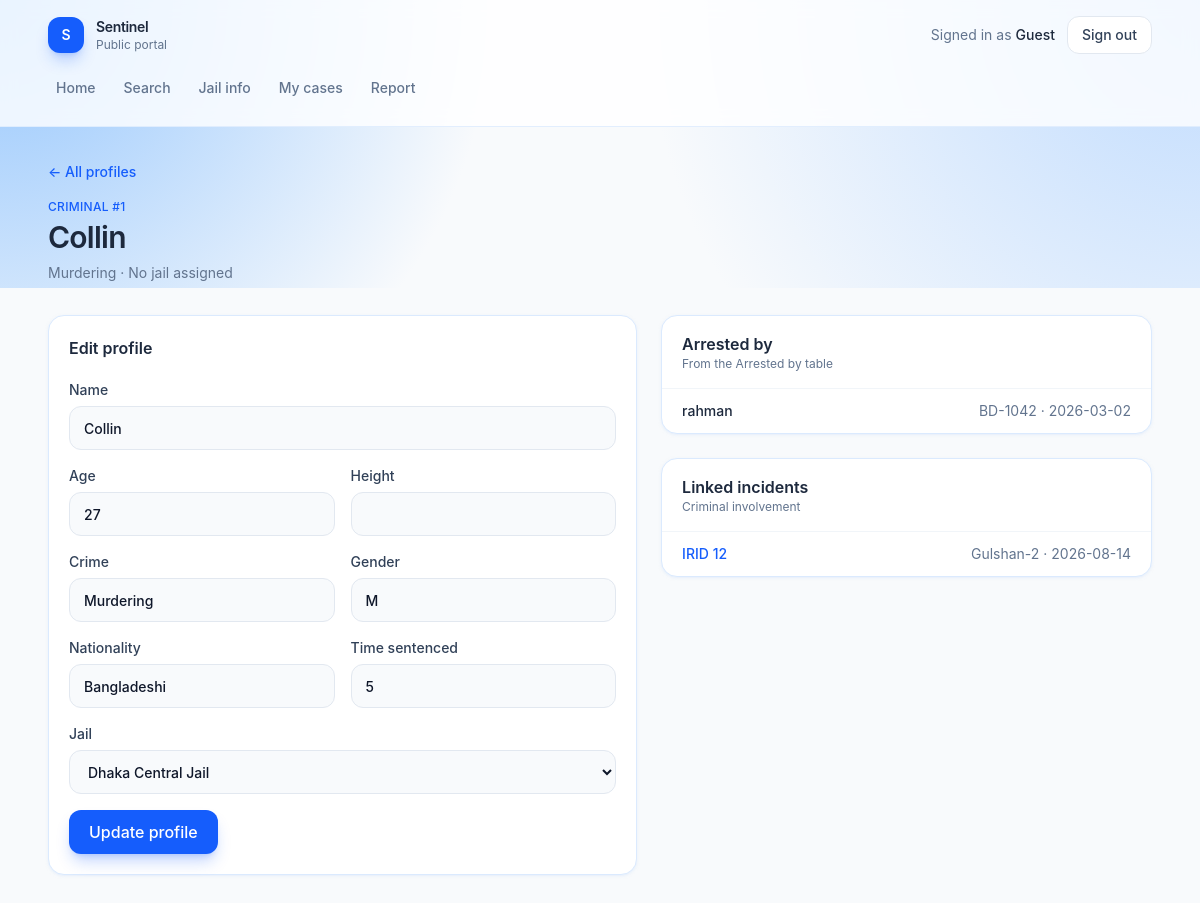
/criminals/1, run on an earlier commit of the app's database.
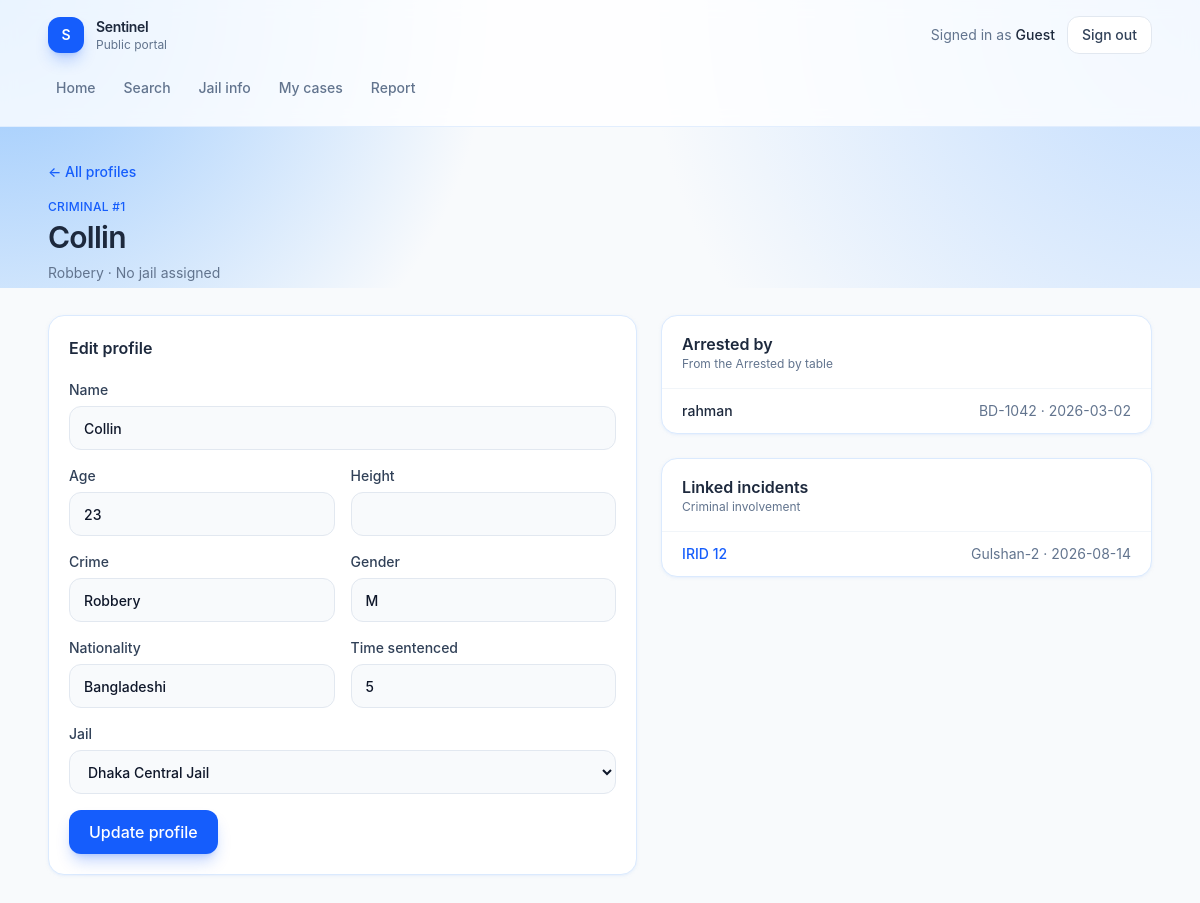
And on a later commit of the database.
### tables this page shows
CREATE TABLE Criminal (
    CID INTEGER PRIMARY KEY,
    Name TEXT NOT NULL,
    Age INTEGER,
    Crime TEXT,
    Height REAL,
    Gender TEXT,
    Nationality TEXT,
    JID INTEGER,
    time_sentenced TEXT,
    FOREIGN KEY (JID) REFERENCES Jail(JID)
);

### app.py (the view, shortened to what this page needs)
@app.route("/criminals/<int:cid>", methods=["GET", "POST"])
def criminal_detail(cid):
    db = get_db()
    if request.method == "GET":
        criminal = db.execute("SELECT * FROM CRIMINAL WHERE CID = ?", (cid,)).fetchone()
        jail = db.execute("SELECT * FROM JAIL WHERE JID = ?", (criminal["JID"],)).fetchone()
        arrest = db.execute("SELECT * FROM 'Arrested By' WHERE CID = ?", (cid,)).fetchall()
        case = db.execute("SELECT * FROM 'Criminal Involvement' WHERE CID = ?", (cid,)).fetchall()
        return render_template("criminal_detail.html", criminal=criminal, jail=jail, arrest=arrest, case=case)

### app.py (called while the page is built)
def get_db():
    if "db" not in g:
        g.db = sqlite3.connect(app.config["DATABASE"])
        g.db.row_factory = sqlite3.Row
    return g.db

### templates/criminal_detail.html (shortened to what the changed rows need)
{% extends "app.html" %}
{% set criminal = criminal if criminal is defined else {
    "CID": 101, "Name": "Karim Uddin", "Age": 31, "Crime": "Theft", "Height": 170,
    "Gender": "M", "Nationality": "Bangladeshi", "JID": 1, "jail_name": "Dhaka Central Jail",
    "time_sentenced": "5 years"
} %}
{% set jails = jails if jails is defined else [{"JID": 1, "Name": "Dhaka Central Jail"}, {"JID": 2, "Name": "Kashimpur Central Jail"}] %}
{% set arrests = arrests if arrests is defined else [{"Date": "2026-03-02", "officer_name": "rahman", "badge_no": "BD-1042"}] %}
{% set cases = cases if cases is defined else [{"IRID": 12, "Date": "2026-08-14", "location": "Gulshan-2"}] %}
{% block page %}
<div class="mb-8">
    <a href="{{ url_for('criminals') }}" class="text-sm font-medium text-blue-600 hover:text-blue-700">← All profiles</a>
    <p class="mt-4 text-xs font-medium uppercase tracking-wide text-blue-600">Criminal #{{ criminal.CID }}</p>
    <h1 class="mt-1 text-3xl font-semibold tracking-tight text-slate-800">{{ criminal.Name }}</h1>
    <p class="mt-2 text-sm text-slate-500">{{ criminal.Crime or "Unspecified crime" }} · {{ criminal.jail_name or "No jail assigned" }}</p>
</div>
<div class="grid gap-6 lg:grid-cols-[minmax(0,1.2fr)_minmax(0,1fr)]">
    <article class="rounded-2xl border border-blue-100 bg-white p-5 shadow-sm shadow-blue-100/50">
        <h2 class="font-semibold text-slate-800">Edit profile</h2>
        <form action="{{ url_for('criminal_detail', cid=criminal.CID) }}" method="post" class="mt-5 grid gap-4 sm:grid-cols-2">
            <label class="flex flex-col gap-1.5 text-sm font-medium text-slate-700 sm:col-span-2">
                Name
                <input type="text" name="Name" value="{{ criminal.Name }}" required class="h-11 rounded-xl border border-slate-200 bg-slate-50 px-3.5 outline-none focus:border-blue-500 focus:bg-white focus:ring-4 focus:ring-blue-100">
            </label>
            <label class="flex flex-col gap-1.5 text-sm font-medium text-slate-700">
                Age
                <input type="number" name="Age" value="{{ criminal.Age or '' }}" class="h-11 rounded-xl border border-slate-200 bg-slate-50 px-3.5 outline-none focus:border-blue-500 focus:bg-white focus:ring-4 focus:ring-blue-100">
            </label>
            <label class="flex flex-col gap-1.5 text-sm font-medium text-slate-700">
                Crime
                <input type="text" name="Crime" value="{{ criminal.Crime or '' }}" class="h-11 rounded-xl border border-slate-200 bg-slate-50 px-3.5 outline-none focus:border-blue-500 focus:bg-white focus:ring-4 focus:ring-blue-100">
            </label>
            <label class="flex flex-col gap-1.5 text-sm font-medium text-slate-700">
                Gender
                <input type="text" name="Gender" value="{{ criminal.Gender or '' }}" class="h-11 rounded-xl border border-slate-200 bg-slate-50 px-3.5 outline-none focus:border-blue-500 focus:bg-white focus:ring-4 focus:ring-blue-100">
            </label>
            <label class="flex flex-col gap-1.5 text-sm font-medium text-slate-700">
                Nationality
                <input type="text" name="Nationality" value="{{ criminal.Nationality or '' }}" class="h-11 rounded-xl border border-slate-200 bg-slate-50 px-3.5 outline-none focus:border-blue-500 focus:bg-white focus:ring-4 focus:ring-blue-100">
            </label>
            <label class="flex flex-col gap-1.5 text-sm font-medium text-slate-700">
                Time sentenced
                <input type="text" name="time_sentenced" value="{{ criminal.time_sentenced or '' }}" class="h-11 rounded-xl border border-slate-200 bg-slate-50 px-3.5 outline-none focus:border-blue-500 focus:bg-white focus:ring-4 focus:ring-blue-100">
            </label>
            <label class="flex flex-col gap-1.5 text-sm font-medium text-slate-700 sm:col-span-2">
                Jail
                <select name="JID" class="h-11 rounded-xl border border-slate-200 bg-slate-50 px-3.5 outline-none focus:border-blue-500 focus:bg-white focus:ring-4 focus:ring-blue-100">
                    {% for jail in jails %}
                    <option value="{{ jail.JID }}" {% if criminal.JID == jail.JID %}selected{% endif %}>{{ jail.Name }}</option>
                    {% endfor %}
                </select>
            </label>
        </form>
    </article>
    <div class="flex flex-col gap-6">
        <article class="overflow-hidden rounded-2xl border border-blue-100 bg-white shadow-sm shadow-blue-100/50">
            <div class="border-b border-slate-100 px-5 py-4">
                <h2 class="font-semibold text-slate-800">Arrested by</h2>
            </div>
        </article>
        <article class="overflow-hidden rounded-2xl border border-blue-100 bg-white shadow-sm shadow-blue-100/50">
            <div class="border-b border-slate-100 px-5 py-4">
                <h2 class="font-semibold text-slate-800">Linked incidents</h2>
            </div>
        </article>
    </div>
</div>
{% endblock %}

What changed in the data, as far as the page shows it:
changed Criminal "Collin": Crime "Murdering" → "Robbery"; Age "27" → "23"
